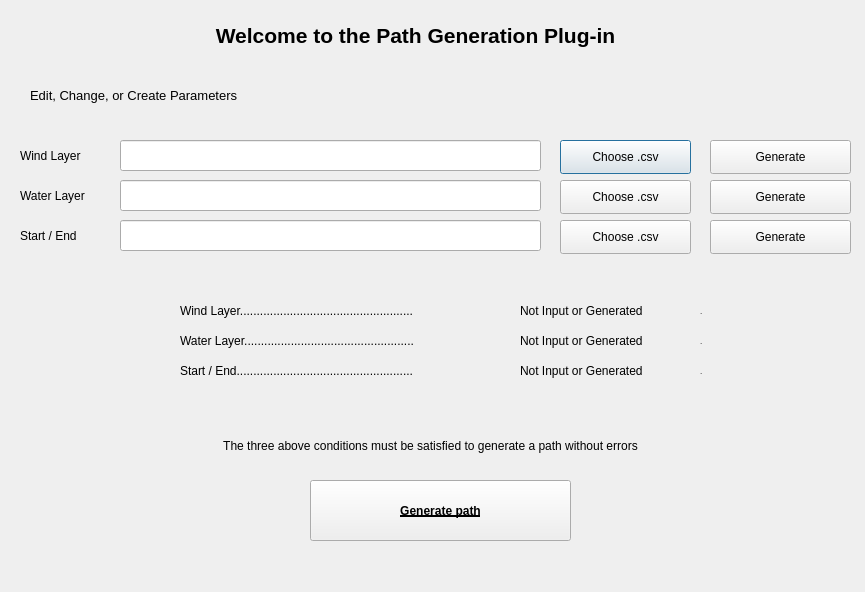
<?xml version="1.0" encoding="UTF-8"?>
<ui version="4.0">
 <class>mainDialogue</class>
 <widget class="QDialog" name="mainDialogue">
  <property name="geometry">
   <rect>
    <x>0</x>
    <y>0</y>
    <width>865</width>
    <height>592</height>
   </rect>
  </property>
  <property name="windowTitle">
   <string>Fuel Consumption Calculator </string>
  </property>
  <widget class="QLabel" name="Title_label">
   <property name="geometry">
    <rect>
     <x>-10</x>
     <y>10</y>
     <width>851</width>
     <height>51</height>
    </rect>
   </property>
   <property name="text">
    <string>&lt;html&gt;&lt;head/&gt;&lt;body&gt;&lt;p&gt;&lt;span style=&quot; font-size:16pt; font-weight:600;&quot;&gt;Welcome to the Path Generation Plug-in&lt;/span&gt;&lt;/p&gt;&lt;/body&gt;&lt;/html&gt;</string>
   </property>
   <property name="textFormat">
    <enum>Qt::RichText</enum>
   </property>
   <property name="alignment">
    <set>Qt::AlignCenter</set>
   </property>
   <property name="textInteractionFlags">
    <set>Qt::NoTextInteraction</set>
   </property>
  </widget>
  <widget class="QLabel" name="heading1_label">
   <property name="geometry">
    <rect>
     <x>30</x>
     <y>80</y>
     <width>311</width>
     <height>31</height>
    </rect>
   </property>
   <property name="font">
    <font>
     <pointsize>10</pointsize>
    </font>
   </property>
   <property name="text">
    <string>Edit, Change, or Create Parameters </string>
   </property>
  </widget>
  <widget class="QPushButton" name="windLayerDefinition_pushButton">
   <property name="geometry">
    <rect>
     <x>560</x>
     <y>140</y>
     <width>131</width>
     <height>34</height>
    </rect>
   </property>
   <property name="text">
    <string>Choose .csv</string>
   </property>
   <property name="autoDefault">
    <bool>true</bool>
   </property>
  </widget>
  <widget class="QPushButton" name="waterLayerDefintion_pushButton">
   <property name="geometry">
    <rect>
     <x>560</x>
     <y>180</y>
     <width>131</width>
     <height>34</height>
    </rect>
   </property>
   <property name="text">
    <string>Choose .csv</string>
   </property>
  </widget>
  <widget class="QPushButton" name="startEndDefinition_pushButton">
   <property name="geometry">
    <rect>
     <x>560</x>
     <y>220</y>
     <width>131</width>
     <height>34</height>
    </rect>
   </property>
   <property name="text">
    <string>Choose .csv</string>
   </property>
  </widget>
  <widget class="QPushButton" name="generatePath_pushButton">
   <property name="enabled">
    <bool>true</bool>
   </property>
   <property name="geometry">
    <rect>
     <x>310</x>
     <y>480</y>
     <width>261</width>
     <height>61</height>
    </rect>
   </property>
   <property name="font">
    <font>
     <weight>75</weight>
     <bold>true</bold>
     <underline>true</underline>
     <kerning>true</kerning>
    </font>
   </property>
   <property name="cursor">
    <cursorShape>UpArrowCursor</cursorShape>
   </property>
   <property name="mouseTracking">
    <bool>true</bool>
   </property>
   <property name="tabletTracking">
    <bool>true</bool>
   </property>
   <property name="text">
    <string>Generate path</string>
   </property>
  </widget>
  <widget class="QLabel" name="WINDLAYER_label">
   <property name="geometry">
    <rect>
     <x>180</x>
     <y>290</y>
     <width>341</width>
     <height>41</height>
    </rect>
   </property>
   <property name="text">
    <string>Wind Layer....................................................</string>
   </property>
   <property name="wordWrap">
    <bool>true</bool>
   </property>
  </widget>
  <widget class="QLabel" name="WATERLAYER_label">
   <property name="geometry">
    <rect>
     <x>180</x>
     <y>320</y>
     <width>341</width>
     <height>41</height>
    </rect>
   </property>
   <property name="text">
    <string>Water Layer...................................................</string>
   </property>
   <property name="wordWrap">
    <bool>true</bool>
   </property>
  </widget>
  <widget class="QLabel" name="STARTEND_label">
   <property name="geometry">
    <rect>
     <x>180</x>
     <y>350</y>
     <width>341</width>
     <height>41</height>
    </rect>
   </property>
   <property name="text">
    <string>Start / End.....................................................</string>
   </property>
   <property name="wordWrap">
    <bool>true</bool>
   </property>
  </widget>
  <widget class="QLabel" name="heading2_label">
   <property name="geometry">
    <rect>
     <x>0</x>
     <y>430</y>
     <width>861</width>
     <height>31</height>
    </rect>
   </property>
   <property name="text">
    <string>The three above conditions must be satisfied to generate a path without errors</string>
   </property>
   <property name="alignment">
    <set>Qt::AlignCenter</set>
   </property>
  </widget>
  <widget class="QLabel" name="startEndState_label">
   <property name="geometry">
    <rect>
     <x>520</x>
     <y>350</y>
     <width>171</width>
     <height>41</height>
    </rect>
   </property>
   <property name="text">
    <string>Not Input or Generated</string>
   </property>
   <property name="textFormat">
    <enum>Qt::PlainText</enum>
   </property>
   <property name="wordWrap">
    <bool>true</bool>
   </property>
  </widget>
  <widget class="QLabel" name="waterLayerState_label">
   <property name="geometry">
    <rect>
     <x>520</x>
     <y>320</y>
     <width>171</width>
     <height>41</height>
    </rect>
   </property>
   <property name="text">
    <string>Not Input or Generated</string>
   </property>
   <property name="wordWrap">
    <bool>true</bool>
   </property>
  </widget>
  <widget class="QLabel" name="windLayerState_label">
   <property name="geometry">
    <rect>
     <x>520</x>
     <y>290</y>
     <width>171</width>
     <height>41</height>
    </rect>
   </property>
   <property name="text">
    <string>Not Input or Generated</string>
   </property>
   <property name="wordWrap">
    <bool>true</bool>
   </property>
  </widget>
  <widget class="QLineEdit" name="wind_LineEdit">
   <property name="geometry">
    <rect>
     <x>120</x>
     <y>140</y>
     <width>421</width>
     <height>31</height>
    </rect>
   </property>
  </widget>
  <widget class="QLineEdit" name="water_LineEdit">
   <property name="geometry">
    <rect>
     <x>120</x>
     <y>180</y>
     <width>421</width>
     <height>31</height>
    </rect>
   </property>
  </widget>
  <widget class="QLineEdit" name="startEnd_lineEdit">
   <property name="geometry">
    <rect>
     <x>120</x>
     <y>220</y>
     <width>421</width>
     <height>31</height>
    </rect>
   </property>
  </widget>
  <widget class="QLabel" name="WINDLAYER2_label">
   <property name="geometry">
    <rect>
     <x>20</x>
     <y>140</y>
     <width>101</width>
     <height>31</height>
    </rect>
   </property>
   <property name="text">
    <string>Wind Layer</string>
   </property>
   <property name="wordWrap">
    <bool>true</bool>
   </property>
  </widget>
  <widget class="QLabel" name="WATERLAYER2_label">
   <property name="geometry">
    <rect>
     <x>20</x>
     <y>180</y>
     <width>101</width>
     <height>31</height>
    </rect>
   </property>
   <property name="text">
    <string>Water Layer</string>
   </property>
   <property name="wordWrap">
    <bool>true</bool>
   </property>
  </widget>
  <widget class="QLabel" name="STARTEND2_label">
   <property name="geometry">
    <rect>
     <x>20</x>
     <y>220</y>
     <width>101</width>
     <height>31</height>
    </rect>
   </property>
   <property name="text">
    <string>Start / End</string>
   </property>
   <property name="wordWrap">
    <bool>true</bool>
   </property>
  </widget>
  <widget class="QPushButton" name="windLayerGeneration_pushButton">
   <property name="geometry">
    <rect>
     <x>710</x>
     <y>140</y>
     <width>141</width>
     <height>34</height>
    </rect>
   </property>
   <property name="text">
    <string>Generate</string>
   </property>
   <property name="autoDefault">
    <bool>true</bool>
   </property>
  </widget>
  <widget class="QPushButton" name="waterLayerGeneration_pushButton">
   <property name="geometry">
    <rect>
     <x>710</x>
     <y>180</y>
     <width>141</width>
     <height>34</height>
    </rect>
   </property>
   <property name="text">
    <string>Generate</string>
   </property>
  </widget>
  <widget class="QPushButton" name="startEndGeneration_pushButton">
   <property name="geometry">
    <rect>
     <x>710</x>
     <y>220</y>
     <width>141</width>
     <height>34</height>
    </rect>
   </property>
   <property name="text">
    <string>Generate</string>
   </property>
  </widget>
  <widget class="QLabel" name="windLayerLineCount_label">
   <property name="geometry">
    <rect>
     <x>700</x>
     <y>300</y>
     <width>131</width>
     <height>21</height>
    </rect>
   </property>
   <property name="font">
    <font>
     <pointsize>6</pointsize>
    </font>
   </property>
   <property name="text">
    <string>.</string>
   </property>
   <property name="wordWrap">
    <bool>true</bool>
   </property>
  </widget>
  <widget class="QLabel" name="waterLayerLineCount_label">
   <property name="geometry">
    <rect>
     <x>700</x>
     <y>330</y>
     <width>131</width>
     <height>21</height>
    </rect>
   </property>
   <property name="font">
    <font>
     <pointsize>6</pointsize>
    </font>
   </property>
   <property name="text">
    <string>.</string>
   </property>
   <property name="wordWrap">
    <bool>true</bool>
   </property>
  </widget>
  <widget class="QLabel" name="startEndLineCount_label">
   <property name="geometry">
    <rect>
     <x>700</x>
     <y>360</y>
     <width>131</width>
     <height>21</height>
    </rect>
   </property>
   <property name="font">
    <font>
     <pointsize>6</pointsize>
    </font>
   </property>
   <property name="text">
    <string>.</string>
   </property>
   <property name="wordWrap">
    <bool>true</bool>
   </property>
  </widget>
 </widget>
 <resources/>
 <connections/>
</ui>
